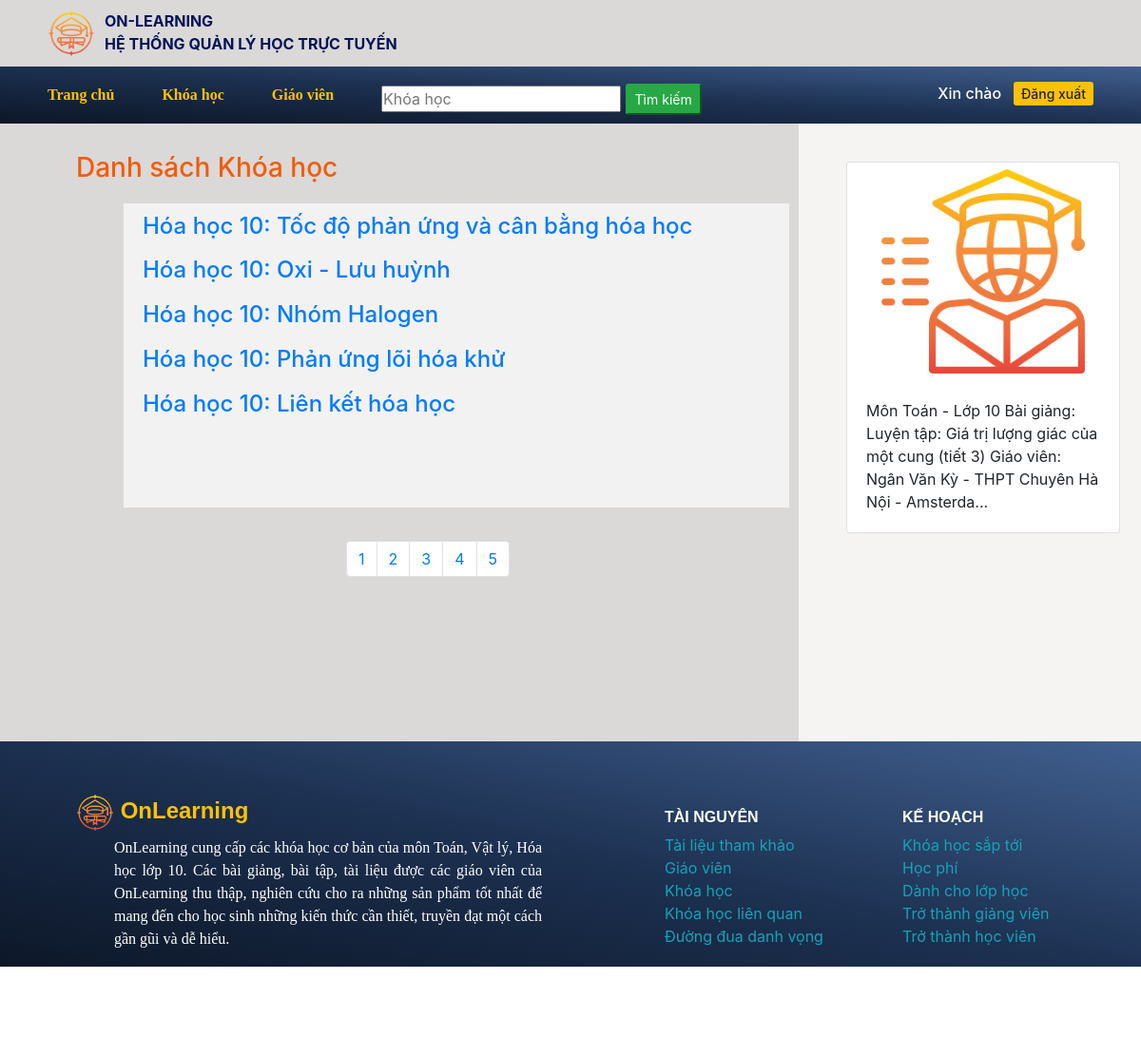
/OnLearning/onlearning/index.php/course/list (signed in), run on the app's committed database.
### tables this page shows
CREATE TABLE `courses` (
  `id` int(11) NOT NULL,
  `course_name` varchar(300) NOT NULL,
  `course_describe` varchar(300) NOT NULL,
  `qty_lesson` int(11) NOT NULL,
  `less_name` varchar(500) DEFAULT NULL
);

### OnLearning/onlearning/application/controllers/Course.php (called while the page is built, shortened)
<?php
class Course extends CI_Controller {
    public function list($p = 1)
	{
        $courses_array = $this->Coursemodel->getAll(5, 5*($p-1));
        $data = array(
            "content" => "course/list",
            "courses_array" => $courses_array,
            "total" => $this->Coursemodel->countAll()
        );
        $this->load->view("layout", $data);
    }
}

### OnLearning/onlearning/index.php (called while the page is built, shortened)
<?php
require_once BASEPATH.'core/CodeIgniter.php';

### OnLearning/onlearning/application/models/Coursemodel.php (called while the page is built, shortened)
<?php
require_once __DIR__."/Basemodel.php";
class Coursemodel extends Basemodel{
    public function __construct()
    {
        $this->table = "courses";
    }
}

### OnLearning/onlearning/application/models/Basemodel.php (called while the page is built, shortened)
<?php
class Basemodel extends CI_Model
{
    public function getAll($limit = 10, $offset = 0)
    {
        $qr = $this->db->get($this->table);
        if ($qr->num_rows()) {
            return $qr->result_array();
        }
        return array();
    }
    public function countAll(){
        $this->db->select("count(id) as total");
        return $this->db->get($this->table)->first_row('array')['total'];
    }
}
?>

### OnLearning/onlearning/application/views/course/list.php (the view)
<h3 class="list">Danh sách Khóa học</h3>
<div class="list-courses">
    <?php foreach($courses_array as $course): ?>
        <h4>
            <a href="<?php echo base_url("index.php/course/detail/".$course["id"]) ?>">
                <?php echo $course['course_name'] ?>
            </a>
        </h4>
    <?php endforeach ?>
</div>
<div class="page">
    <ul class="pagination justify-content-center">
        <?php for($p = 1; $p <= ceil($total/5); $p++): ?>
        <li class="page-item">
            <a class="page-link" href="<?php echo base_url("index.php/course/list/".$p)?>"><?php echo $p ?></a>
        </li>
        <?php endfor ?>
    </ul>
</div>

### OnLearning/onlearning/assets/css/home.css (style rules this page uses)
* { padding: 0px; margin: 0px; }
a { text-decoration: none; }
.list { padding-top: 30px; padding-left: 30px; color: #f15d08; }
.list-courses { width: 700px; height: 320px; margin-left: 80px; margin-top: 20px; background-color: #f3f2f2; }
.list-courses h4 { padding-left: 20px; padding-top: 10px; }
.page { width: 100px; height: 50px; position: absolute; margin-top: 35px; margin-left: 350px; }

### data on the page
courses: course_name "Hóa học 10: Tốc độ phản ứng và cân bằng hóa học"
courses: course_name "Hóa học 10: Oxi - Lưu huỳnh"
courses: course_name "Hóa học 10: Nhóm Halogen"
courses: course_name "Hóa học 10: Phản ứng lõi hóa khử"
courses: course_name "Hóa học 10: Liên kết hóa học"
